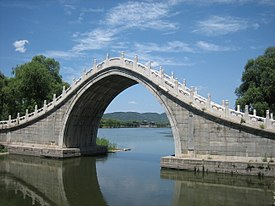
#> input picture CS50_2019_Lecture6/blur/bridge.jpeg, 275 x 206 px
$ python blur.py
#> lines starting #> are read from the running program, lines starting #| are printed output that depends on the picture
from PIL import Image, ImageFilter

before = Image.open("bridge.jpeg")
#> before is the input picture: PIL image 275x206 RGB; mean R, G, B 101.6, 120.8, 133.3
after = before.filter(ImageFilter.BLUR)
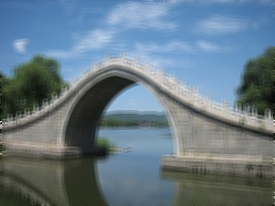
#> after: PIL image 275x206 RGB; mean R, G, B 101.6, 120.8, 133.2
after.save("out.bmp")

print("Done!")
